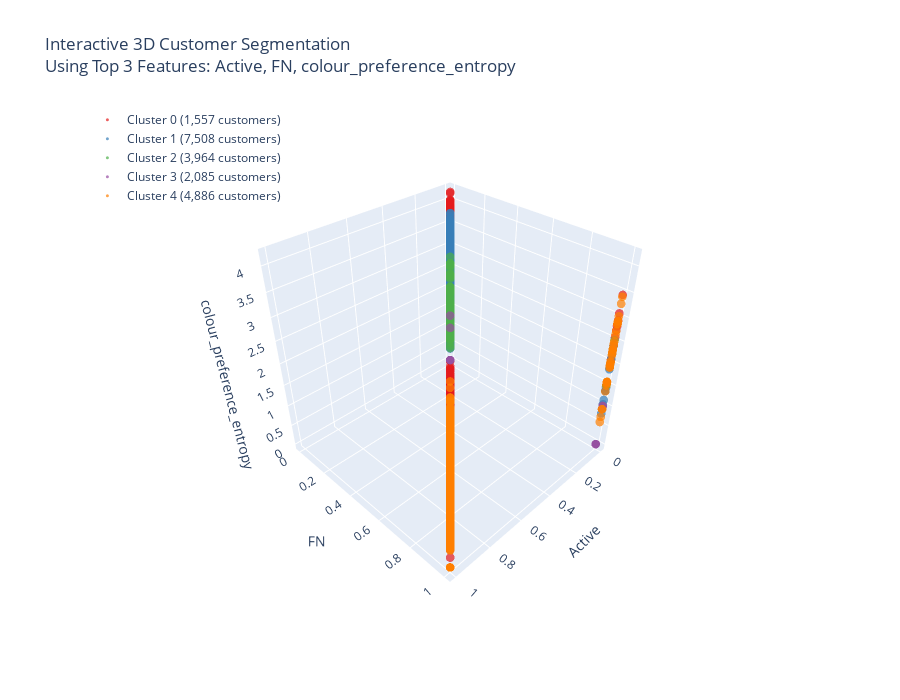

Notebook code cell kept with this figure:
### Markdown cell above
## 6.5. Interactive 3D Customer Segmentation Visualisation

### Code cell
# Create interactive 3D scatter plot using top 3 most significant features
import plotly.express as px
import plotly.graph_objects as go

# Prepare data for 3D plotting
plot_sample_size = min(20000, clustering_pandas.shape[0])  # Limit for performance

if clustering_pandas.shape[0] > plot_sample_size:
    print(f"Using sample of {plot_sample_size:,} customers for 3D visualisation")
    sample_idx = np.random.choice(clustering_pandas.shape[0], plot_sample_size, replace=False)
    plot_data = clustering_pandas.iloc[sample_idx].copy()
else:
    plot_data = clustering_pandas.copy()

# Extract top 3 feature values
X_axis = plot_data[top_3_features[0]]
Y_axis = plot_data[top_3_features[1]] 
Z_axis = plot_data[top_3_features[2]]
clusters = plot_data['cluster']

# Create colour mapping for clusters
cluster_colours = px.colors.qualitative.Set1[:optimal_k]
colour_map = {i: cluster_colours[i] for i in range(optimal_k)}

# Create interactive 3D scatter plot
fig = go.Figure()

for cluster_id in range(optimal_k):
    cluster_mask = clusters == cluster_id
    cluster_size = cluster_mask.sum()
    
    fig.add_trace(go.Scatter3d(
        x=X_axis[cluster_mask],
        y=Y_axis[cluster_mask],
        z=Z_axis[cluster_mask],
        mode='markers',
        marker=dict(
            size=3,
            color=colour_map[cluster_id],
            opacity=0.7
        ),
        name=f'Cluster {cluster_id} ({cluster_size:,} customers)',
        hovertemplate=f'<b>Cluster {cluster_id}</b><br>' +
                     f'{top_3_features[0]}: %{{x:.2f}}<br>' +
                     f'{top_3_features[1]}: %{{y:.2f}}<br>' +
                     f'{top_3_features[2]}: %{{z:.2f}}<extra></extra>'
    ))

# Update layout
fig.update_layout(
    title=f'Interactive 3D Customer Segmentation<br>Using Top 3 Features: {", ".join(top_3_features)}',
    scene=dict(
        xaxis_title=top_3_features[0],
        yaxis_title=top_3_features[1],
        zaxis_title=top_3_features[2],
        camera=dict(
            eye=dict(x=1.5, y=1.5, z=1.5)
        )
    ),
    width=900,
    height=700,
    legend=dict(
        yanchor="top",
        y=0.99,
        xanchor="left",
        x=0.01
    )
)

# Show the plot
fig.show()

# Save as HTML file
fig.write_html('../../results/eda_plots/customer_clustering_3d_interactive.html')
print(f"Interactive 3D plot saved to: results/eda_plots/customer_clustering_3d_interactive.html")

# Print cluster statistics for top 3 features
print(f"\nCluster statistics for top 3 features:")
cluster_stats = plot_data.groupby('cluster')[top_3_features].agg(['mean', 'std']).round(3)
for cluster_id in range(optimal_k):
    print(f"\n=== Cluster {cluster_id} ===")
    for feature in top_3_features:
        mean_val = cluster_stats.loc[cluster_id, (feature, 'mean')]
        std_val = cluster_stats.loc[cluster_id, (feature, 'std')]
        print(f"{feature}: {mean_val:.3f} ± {std_val:.3f}")

### Figure 1 — Plotly figure (JSON) as saved in the notebook; plotly's stock layout.template omitted (floating-point values rounded to 4 significant figures; data arrays with more than 128 entries replaced by an {"elided": "..."} marker saying what was removed)
{"data": [{"hovertemplate": "<b>Cluster 0</b><br>Active: %{x:.2f}<br>FN: %{y:.2f}<br>colour_preference_entropy: %{z:.2f}<extra></extra>", "marker": {"color": "rgb(228,26,28)", "opacity": 0.7, "size": 3}, "mode": "markers", "name": "Cluster 0 (1,557 customers)", "type": "scatter3d", "x": {"elided": "1557 float values"}, "y": {"elided": "1557 float values"}, "z": {"elided": "1557 float values"}}, {"hovertemplate": "<b>Cluster 1</b><br>Active: %{x:.2f}<br>FN: %{y:.2f}<br>colour_preference_entropy: %{z:.2f}<extra></extra>", "marker": {"color": "rgb(55,126,184)", "opacity": 0.7, "size": 3}, "mode": "markers", "name": "Cluster 1 (7,508 customers)", "type": "scatter3d", "x": {"elided": "7508 float values"}, "y": {"elided": "7508 float values"}, "z": {"elided": "7508 float values"}}, {"hovertemplate": "<b>Cluster 2</b><br>Active: %{x:.2f}<br>FN: %{y:.2f}<br>colour_preference_entropy: %{z:.2f}<extra></extra>", "marker": {"color": "rgb(77,175,74)", "opacity": 0.7, "size": 3}, "mode": "markers", "name": "Cluster 2 (3,964 customers)", "type": "scatter3d", "x": {"elided": "3964 float values"}, "y": {"elided": "3964 float values"}, "z": {"elided": "3964 float values"}}, {"hovertemplate": "<b>Cluster 3</b><br>Active: %{x:.2f}<br>FN: %{y:.2f}<br>colour_preference_entropy: %{z:.2f}<extra></extra>", "marker": {"color": "rgb(152,78,163)", "opacity": 0.7, "size": 3}, "mode": "markers", "name": "Cluster 3 (2,085 customers)", "type": "scatter3d", "x": {"elided": "2085 float values"}, "y": {"elided": "2085 float values"}, "z": {"elided": "2085 float values"}}, {"hovertemplate": "<b>Cluster 4</b><br>Active: %{x:.2f}<br>FN: %{y:.2f}<br>colour_preference_entropy: %{z:.2f}<extra></extra>", "marker": {"color": "rgb(255,127,0)", "opacity": 0.7, "size": 3}, "mode": "markers", "name": "Cluster 4 (4,886 customers)", "type": "scatter3d", "x": {"elided": "4886 float values"}, "y": {"elided": "4886 float values"}, "z": {"elided": "4886 float values"}}], "layout": {"height": 700, "legend": {"x": 0.01, "xanchor": "left", "y": 0.99, "yanchor": "top"}, "scene": {"camera": {"eye": {"x": 1.5, "y": 1.5, "z": 1.5}}, "xaxis": {"title": {"text": "Active"}}, "yaxis": {"title": {"text": "FN"}}, "zaxis": {"title": {"text": "colour_preference_entropy"}}}, "title": {"text": "Interactive 3D Customer Segmentation<br>Using Top 3 Features: Active, FN, colour_preference_entropy"}, "width": 900}}
